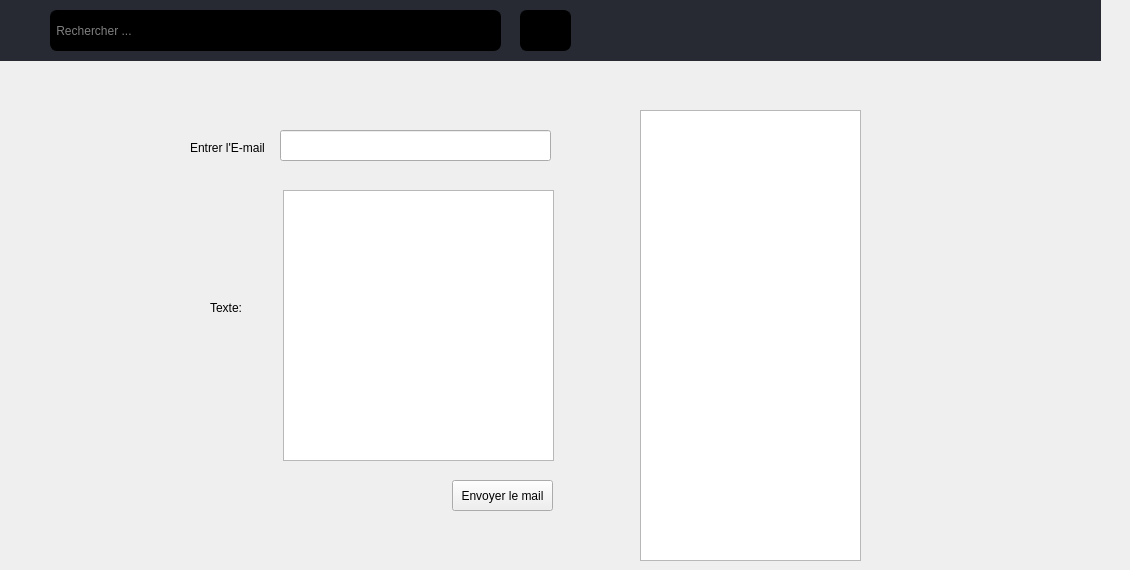
      <widget class="QWidget" name="page_13">
       <widget class="QTextEdit" name="mail_contenu">
        <property name="geometry">
         <rect>
          <x>283</x>
          <y>190</y>
          <width>271</width>
          <height>271</height>
         </rect>
        </property>
       </widget>
       <widget class="QLineEdit" name="receiver_mail">
        <property name="geometry">
         <rect>
          <x>280</x>
          <y>130</y>
          <width>271</width>
          <height>31</height>
         </rect>
        </property>
       </widget>
       <widget class="QPushButton" name="envoyer_mail">
        <property name="geometry">
         <rect>
          <x>452</x>
          <y>480</y>
          <width>101</width>
          <height>31</height>
         </rect>
        </property>
        <property name="text">
         <string>Envoyer le mail</string>
        </property>
       </widget>
       <widget class="QLabel" name="label_80">
        <property name="geometry">
         <rect>
          <x>210</x>
          <y>300</y>
          <width>41</width>
          <height>16</height>
         </rect>
        </property>
        <property name="text">
         <string>Texte:</string>
        </property>
       </widget>
       <widget class="QLabel" name="label_81">
        <property name="geometry">
         <rect>
          <x>190</x>
          <y>140</y>
          <width>81</width>
          <height>16</height>
         </rect>
        </property>
        <property name="text">
         <string>Entrer l'E-mail</string>
        </property>
       </widget>
       <widget class="QTableView" name="liste_mail">
        <property name="geometry">
         <rect>
          <x>640</x>
          <y>110</y>
          <width>221</width>
          <height>451</height>
         </rect>
        </property>
        <property name="styleSheet">
         <string notr="true"/>
        </property>
       </widget>
       <widget class="QLineEdit" name="barre_recherche_assureurs_mails">
        <property name="geometry">
         <rect>
          <x>50</x>
          <y>10</y>
          <width>451</width>
          <height>41</height>
         </rect>
        </property>
        <property name="styleSheet">
         <string notr="true">QLineEdit
{
	background-color: black;
	color: white;
	min-width: 80px;
	border-style: solid;
	border-width: 1px;
	border-radius: 7px;
	border-color: black
}</string>
        </property>
        <property name="text">
         <string/>
        </property>
        <property name="placeholderText">
         <string> Rechercher ...</string>
        </property>
       </widget>
       <widget class="QPushButton" name="pb_recherche_mails">
        <property name="geometry">
         <rect>
          <x>520</x>
          <y>10</y>
          <width>51</width>
          <height>41</height>
         </rect>
        </property>
        <property name="styleSheet">
         <string notr="true">QPushButton
{
	background-color: black;
	color: #ffffff;
	
	border-style: solid;
	border-width: 1px;
	border-radius: 7px;
	border-color: black;
	padding: 5px;

}


QPushButton::flat
{
	background-color: transparent;
	border: none;
	color: #fff;

}


QPushButton::disabled
{
	background-color: #404040;
	color: #656565;
	border-color: #051a39;

}


QPushButton::hover
{
	background-color: rgba(183, 134, 32, 20%);
	border: 1px solid #b78620;

}


QPushButton::pressed
{
	background-color: qlineargradient(spread:repeat, x1:1, y1:0, x2:1, y2:1, stop:0 rgba(74, 74, 74, 255),stop:1 rgba(49, 49, 49, 255));
	border: 1px solid #b78620;

}


QPushButton::checked
{
	background-color: qlineargradient(spread:repeat, x1:1, y1:0, x2:1, y2:1, stop:0 rgba(74, 74, 74, 255),stop:1 rgba(49, 49, 49, 255));
	border: 1px solid #222;

}

</string>
        </property>
        <property name="text">
         <string/>
        </property>
        <property name="icon">
         <iconset resource="res.qrc">
          <normaloff>:/theme_sombre/search.png</normaloff>:/theme_sombre/search.png</iconset>
        </property>
       </widget>
       <widget class="QLabel" name="marge_haute_3">
        <property name="geometry">
         <rect>
          <x>-20</x>
          <y>0</y>
          <width>1121</width>
          <height>61</height>
         </rect>
        </property>
        <property name="styleSheet">
         <string notr="true">background-color: #272a33;

border-color: #272a33;
	padding: 5px;
border-width: 3px;
border-style: solid ;</string>
        </property>
        <property name="text">
         <string/>
        </property>
       </widget>
       <zorder>label_80</zorder>
       <zorder>label_81</zorder>
       <zorder>marge_haute_3</zorder>
       <zorder>mail_contenu</zorder>
       <zorder>receiver_mail</zorder>
       <zorder>envoyer_mail</zorder>
       <zorder>liste_mail</zorder>
       <zorder>barre_recherche_assureurs_mails</zorder>
       <zorder>pb_recherche_mails</zorder>
      </widget>
